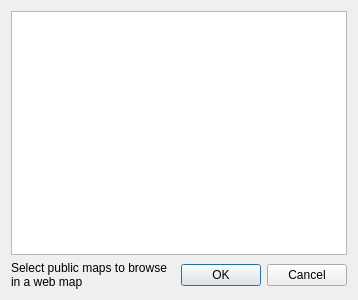
<?xml version="1.0" encoding="UTF-8"?>
<ui version="4.0">
 <class>webMapLinkDialog</class>
 <widget class="QDialog" name="webMapLinkDialog">
  <property name="geometry">
   <rect>
    <x>0</x>
    <y>0</y>
    <width>358</width>
    <height>300</height>
   </rect>
  </property>
  <property name="windowTitle">
   <string>Browse public web maps</string>
  </property>
  <layout class="QVBoxLayout" name="verticalLayout">
   <item>
    <widget class="QListWidget" name="publicWebMapsList">
     <property name="alternatingRowColors">
      <bool>false</bool>
     </property>
     <property name="selectionMode">
      <enum>QAbstractItemView::MultiSelection</enum>
     </property>
    </widget>
   </item>
   <item>
    <layout class="QHBoxLayout" name="horizontalLayout">
     <item>
      <widget class="QLabel" name="label">
       <property name="sizePolicy">
        <sizepolicy hsizetype="Expanding" vsizetype="Preferred">
         <horstretch>0</horstretch>
         <verstretch>0</verstretch>
        </sizepolicy>
       </property>
       <property name="text">
        <string>Select public maps to browse in a web map</string>
       </property>
       <property name="wordWrap">
        <bool>true</bool>
       </property>
      </widget>
     </item>
     <item>
      <widget class="QDialogButtonBox" name="buttonBox">
       <property name="sizePolicy">
        <sizepolicy hsizetype="Minimum" vsizetype="Fixed">
         <horstretch>0</horstretch>
         <verstretch>0</verstretch>
        </sizepolicy>
       </property>
       <property name="orientation">
        <enum>Qt::Horizontal</enum>
       </property>
       <property name="standardButtons">
        <set>QDialogButtonBox::Cancel|QDialogButtonBox::Ok</set>
       </property>
      </widget>
     </item>
    </layout>
   </item>
  </layout>
 </widget>
 <resources/>
 <connections>
  <connection>
   <sender>buttonBox</sender>
   <signal>accepted()</signal>
   <receiver>webMapLinkDialog</receiver>
   <slot>accept()</slot>
   <hints>
    <hint type="sourcelabel">
     <x>248</x>
     <y>254</y>
    </hint>
    <hint type="destinationlabel">
     <x>157</x>
     <y>274</y>
    </hint>
   </hints>
  </connection>
  <connection>
   <sender>buttonBox</sender>
   <signal>rejected()</signal>
   <receiver>webMapLinkDialog</receiver>
   <slot>reject()</slot>
   <hints>
    <hint type="sourcelabel">
     <x>316</x>
     <y>260</y>
    </hint>
    <hint type="destinationlabel">
     <x>286</x>
     <y>274</y>
    </hint>
   </hints>
  </connection>
 </connections>
</ui>
